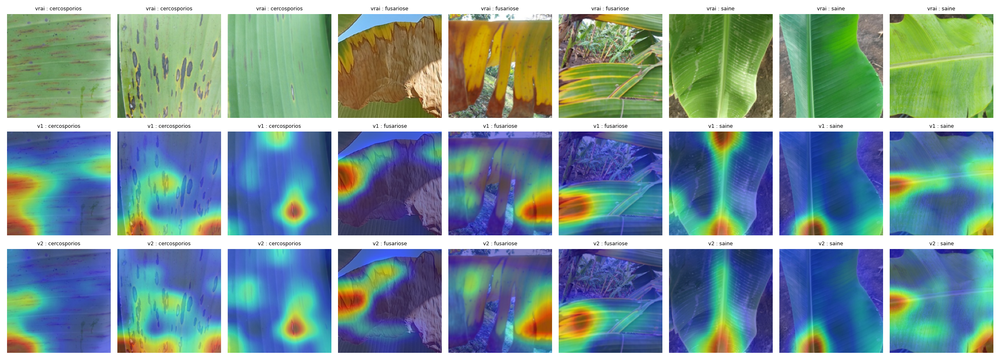
#> input picture modeles/maladies/gradcam_v1_v2.png, 1000 x 364 px, shrunk from 2420 x 880 before the run
$ python -i orientation.py   (imports and definitions only)   (older library calls are emulated)
#> lines starting #> are read from the running program, lines starting #| are printed output that depends on the picture; after the words box and inside, x2 and y2 are one past the last pixel; in counts of white or black regions, pixels touching at a corner belong together
#> further down, picture is the input picture: shape (364, 1000, 3); mean B, G, R 152.3, 151.8, 125.3
"""Champ d'orientation local et fiabilité par pixel (équipe VISION, orientation-engineer).

Prototype, version du 7 novembre 2026. Aucun vote de centre ici (rôle de convergence-engineer).

Conventions (identiques à `comptage_math/feuille.py`) :
- image en (ligne, colonne), x = colonne vers la droite, y = ligne vers le bas ;
- φ = direction du GRADIENT dominant (ou du vecteur d'onde d'un Gabor), en angle
  doublé z = c · e^{2iφ}, c ∈ [0, 1] la cohérence ;
- l'axe d'une STRUCTURE LINÉAIRE (bord de limbe, nervure) est φ + 90° ; celui de
  STRIES perpendiculaires à la nervure est φ (le gradient traverse les stries,
  donc il est parallèle à la nervure).

Conséquence, vue depuis un centre c et ψ = arg(x − c) :
- cos 2(φ − ψ) > 0 : gradient radial (stries, ou bord d'une tache isotrope : HF-06) ;
- cos 2(φ − ψ) < 0 : gradient tangentiel (bords de limbe et nervure radiaux).
Les deux mécanismes portent la même information « axe radial » mais avec des SIGNES
OPPOSÉS en angle doublé : un tenseur unique qui les mélange les fait s'annuler
(objection OBJ-V1, `docs/recherche/notes/orientation-engineer.md`).

Canaux fournis :
- `tenseur(Y, sg, st)` : tenseur de structure (dérivée σ_g, intégration σ_t, en px) ;
- `tenseur_unitaire(Y, sg, st)` : même chose avec gradients normalisés AVANT
  l'intégration (chaque pixel pèse 1 : un bord fort ne domine plus sa fenêtre) ;
- `gabor(Y, lam, n_theta)` : banc de Gabor complexes accordés à λ (px), orientation
  par moyenne en angle doublé des énergies ;
- `fiabilite(...)` : cohérence × énergie saturée × accord entre deux échelles,
  restreinte au masque de végétation.
"""
from __future__ import annotations

import math

import cv2
import numpy as np
from scipy import ndimage


def luminance(img_bgr):
    """Luminance en [0, 1] (image OpenCV BGR uint8)."""
    return cv2.cvtColor(img_bgr, cv2.COLOR_BGR2GRAY).astype(np.float32) / 255.0


def exg_norm_bgr(img_bgr):
    b, g, r = [img_bgr[..., k].astype(np.float32) for k in range(3)]
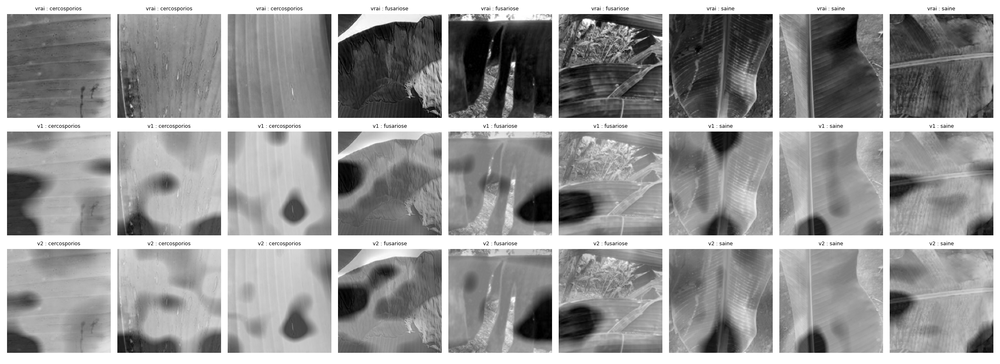
#> b: shape (364, 1000) float32; min 0, max 255, mean 152.3
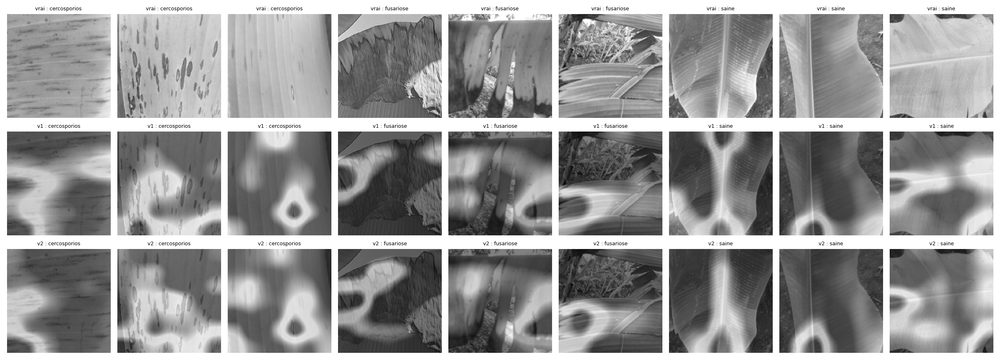
#> g: shape (364, 1000) float32; min 0, max 255, mean 151.8
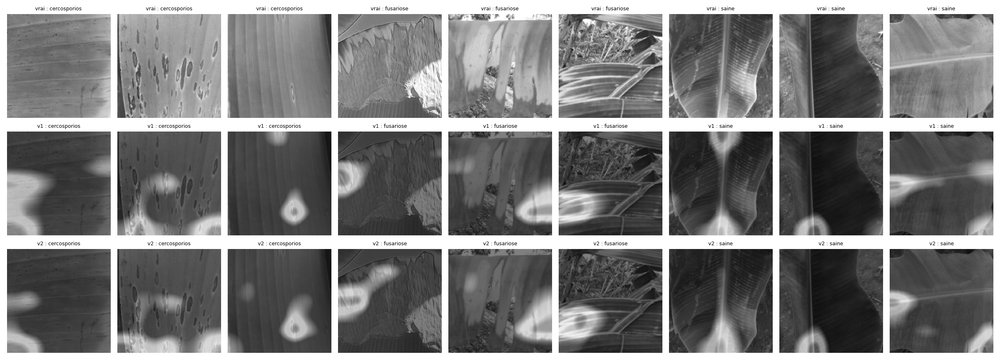
#> r: shape (364, 1000) float32; min 0, max 255, mean 125.3
    return (2 * g - r - b) / (r + g + b + 1e-6)
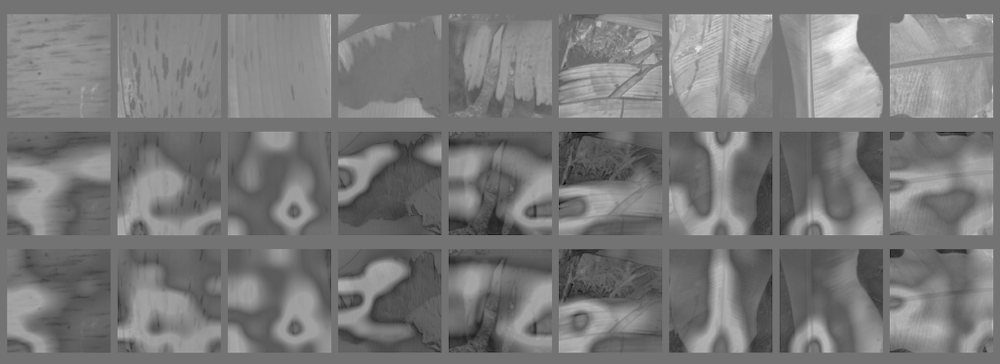
#> returned value: shape (364, 1000) float32; min -1, max 1.21, mean 0.0535; drawn with min black and max white


def masque_vegetation(img_bgr, sigma_px=2.0, seuil_exg=0.05, seuil_lum=0.18):
    """Masque provisoire (en attendant vegetation-color-engineer) : ExG lissé > seuil
    et luminance > seuil (exclut les ombres profondes, où l'ExG est du bruit)."""
    e = ndimage.gaussian_filter(exg_norm_bgr(img_bgr), sigma_px)
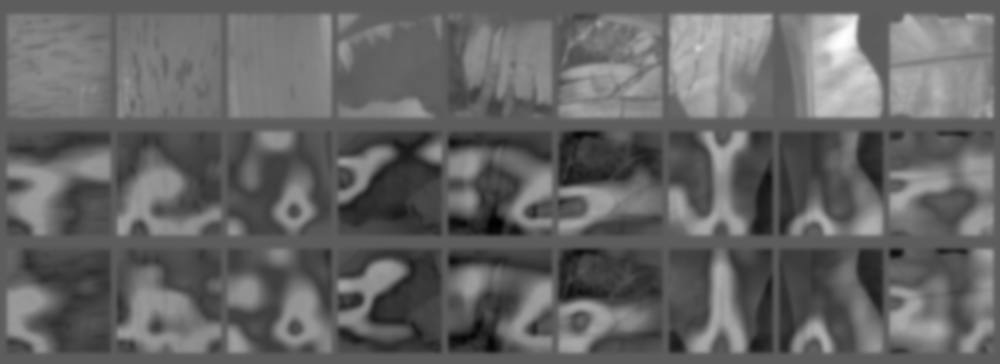
#> e: shape (364, 1000) float32; min -0.642, max 1.11, mean 0.0535; drawn with min black and max white
    y = ndimage.gaussian_filter(luminance(img_bgr), sigma_px)
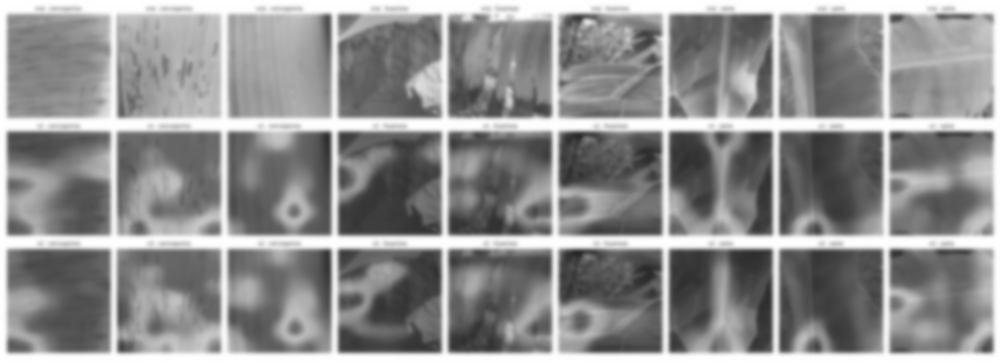
#> y: shape (364, 1000) float32; min 0.15, max 1, mean 0.564
    return (e > seuil_exg) & (y > seuil_lum)
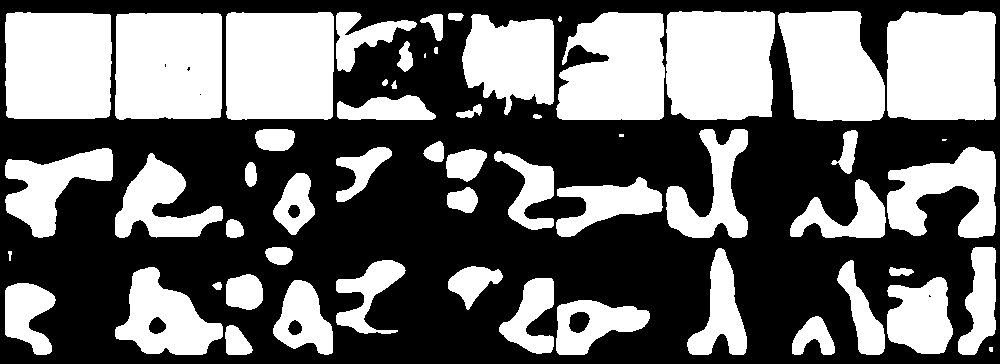
#> returned value: shape (364, 1000) bool; 42.4% white; 57 white regions (5 under 20 px), largest, box (x1, y1, x2, y2) and area: (226, 12, 334, 120) 11417, (887, 11, 996, 121) 11404, (115, 13, 222, 120) 11192


# [86 lines left out: functions _gradients, tenseur, tenseur_unitaire, gabor, fiabilite, ecart_radial, not called in this run]

>>> import cv2
>>> picture = cv2.imread('../modeles/maladies/gradcam_v1_v2.png')
>>> result = masque_vegetation(picture)
